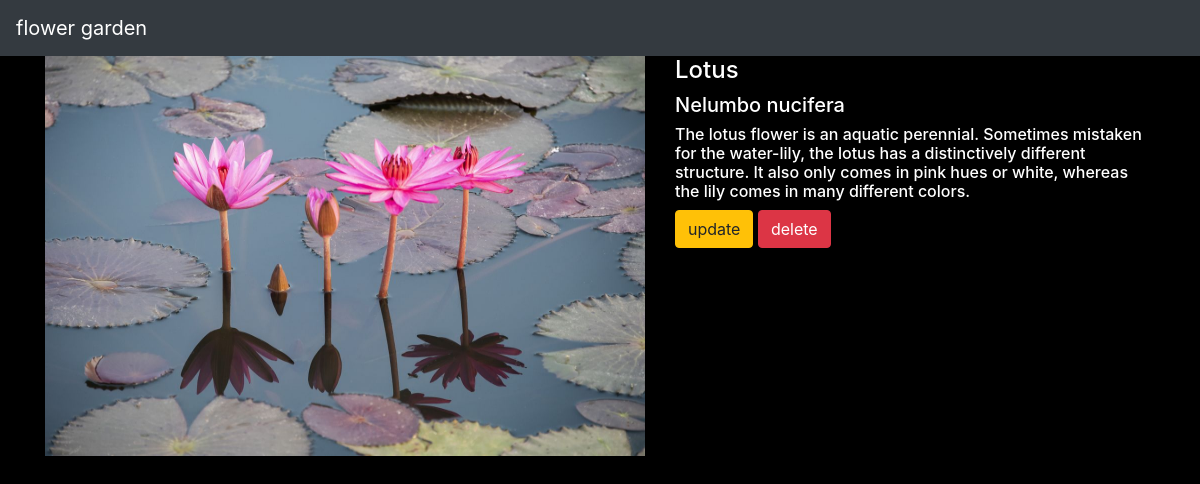
The app's page /flower/1/ with its own data.
### flowerapp/models.py (models this page shows, shortened)
class flower(models.Model):
    name=models.CharField(max_length=250)
    sname=models.CharField(max_length=250)
    desc=models.TextField()
    img=models.ImageField(upload_to='garden')

### flowerapp/views.py (the view)
# urls.py: path('flower/<int:flower_id>/',views.detail,name='detail'),
def detail(request,flower_id):
    fl=flower.objects.get(id=flower_id)
    return render(request,"detail.html",{'flower':fl})

### templates/detail.html (shortened to what this page needs)
{% extends 'base.html' %}
{% block body %}
<!doctype html>
<html lang="en">
<head>
</head>
<body>
<div class="container">
    <div class="row">
        <div class="col md-6">
          <img src="{{flower.img.url}}" width="600" height="400">
        </div>
    <div class="col md-6">
       <h4>{{flower.name}}</h4>
        <h5>{{flower.sname}}</h5>
        <h6>{{flower.desc}}</h6>
        <a class="btn btn-warning" href="{% url 'flowerapp:update' flower.id %}">update</a>
        <a class="btn btn-danger" href="{% url 'flowerapp:delete' flower.id %}">delete</a>
    </div>
    </div>
</div>
</body>
</html>
{% endblock %}

### templates/base.html (shortened to what this page needs)
{% load static %}
<!DOCTYPE html>
<html lang="en">
<head>
    <link rel="stylesheet" href="https://cdn.jsdelivr.net/npm/bootstrap@4.0.0/dist/css/bootstrap.min.css">
    <link rel="stylesheet" href="{% static 'bgstyle.css' %}">
</head>
<body>
<nav class="navbar navbar-dark bg-dark">
  <a class="navbar-brand" href="#">
    flower garden
  </a>
</nav>
{% block body %}
{% endblock %}
</body>
</html>

### static/bgstyle.css (style rules this page uses)
body { background-color:black; }

### templates/detail.html (style rules this page uses)
h4,h5,h6 { color:white; }

### records on screen
flower: img (picture), name "Lotus", sname "Nelumbo nucifera", desc "The lotus flower is an aquatic perennial. Sometimes mistaken for the water-lily, the lotus has a distinctively different structure. It also only comes in pink hues or white, whereas the lily comes in many different colors."
